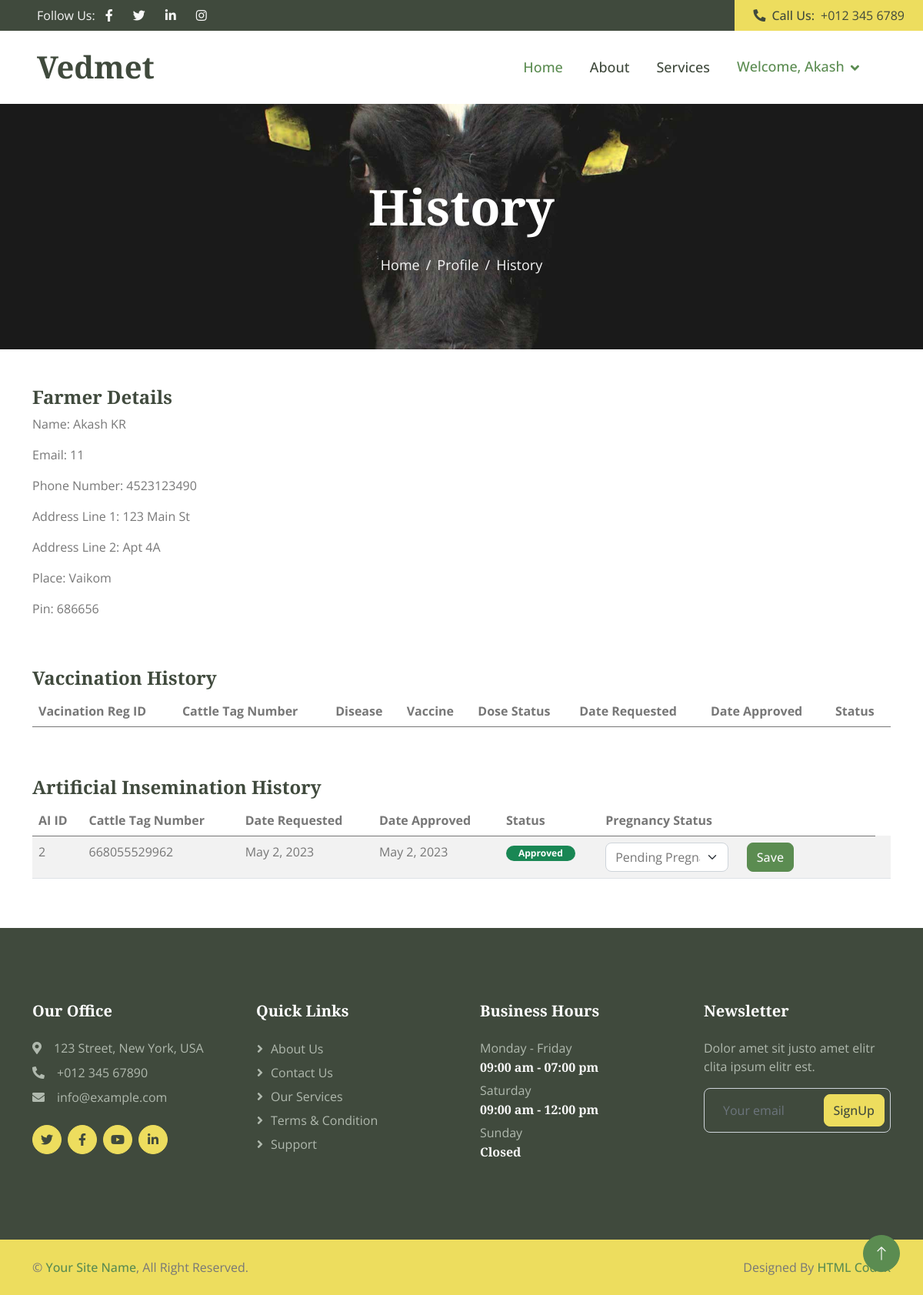
Screenshot of /vaccination-history/ (signed in) with the database file from the repository.
### myapp/models.py (models this page shows, shortened)
class Farmer(models.Model):
    firstname = models.CharField(max_length=28)
    lastname = models.CharField(max_length=28)
    email = models.CharField(max_length=28, unique=True)
    phonenumber = models.CharField(max_length=28)
    addressline1 = models.CharField(max_length=28)
    addressline2 = models.CharField(max_length=28)
    place = models.CharField(max_length=28)
    pin = models.CharField(max_length=28)
    password = models.CharField(max_length=28)

class ArtificialInsemination(models.Model):
    STATUS_AI = [
        (True, 'Pregnant'),
        (False, 'Not Pregnant'),
        (None, 'Pending Pregnancy'),
    ]
    cattleid = models.ForeignKey(Cattle, on_delete=models.CASCADE)
    farmerid = models.ForeignKey(Farmer, on_delete=models.CASCADE)
    date_requested = models.DateField()
    date_approved = models.DateField(blank=True, null=True)
    status = models.BooleanField(default=False)
    bull = models.ForeignKey(Bull,blank=True, null=True, on_delete=models.CASCADE)
    pregnant_status = models.BooleanField(choices=STATUS_AI, default=None, null=True,blank=True)

class Cattle(models.Model):
    tagno = models.CharField(max_length=12, unique=True)
    breed = models.CharField(max_length=50)
    gender = models.CharField(max_length=10)
    dob = models.DateField(default=date.today)
    age = models.IntegerField(default=0)
    age_years = models.IntegerField(default=0)
    weight = models.IntegerField()
    color = models.CharField(max_length=50)
    owner = models.ForeignKey(Farmer, on_delete=models.CASCADE)

### myapp/views.py (the view)
# urls.py: path('vaccination-history/', views.vaccination_history, name='vaccination_history'),
def vaccination_history(request):
    username = request.session.get('username')
    if not username:
        messages.error(request, 'You must be logged in to access this page.')
        return redirect('/signin/')
    farmer_id = request.session.get('id')
    farmer = Farmer.objects.get(id=farmer_id)
    cattles = Cattle.objects.filter(owner=farmer_id)
    vaccination_data = []
    ai_data = []
    for cattle in cattles:
        cattle_vaccinations = Vaccination_Reg.objects.filter(cattleid=cattle)
        vaccination_data.append({'cattle': cattle, 'vaccinations': cattle_vaccinations})
    for cattle in cattles:
        cattle_ai = ArtificialInsemination.objects.filter(cattleid=cattle)
        ai_data.append({'cattle': cattle, 'artificialinsemination': cattle_ai})
    return render(request, 'History.html', {'vaccination_data': vaccination_data, 'ai_data': ai_data, 'farmer': farmer})

### myapp/templates/History.html (shortened to what this page needs)
{% load static %}
<!DOCTYPE html>
<html lang="en">
<head>
    <link href="https://cdnjs.cloudflare.com/ajax/libs/font-awesome/5.10.0/css/all.min.css" rel="stylesheet">
    <link href="https://cdn.jsdelivr.net/npm/bootstrap-icons@1.4.1/font/bootstrap-icons.css" rel="stylesheet">
    <link href="{% static 'lib/animate/animate.min.css' %}" rel="stylesheet">
    <link href="{% static 'lib/owlcarousel/assets/owl.carousel.min.css' %}" rel="stylesheet">
    <link href="{% static 'lib/lightbox/css/lightbox.min.css' %}" rel="stylesheet">
    <link href="{% static 'css/bootstrap.min.css' %}" rel="stylesheet">
    <link href="{% static 'css/style.css' %}" rel="stylesheet">
</head>
<body>
{% if not request.session.id %}
<div class="container-fluid bg-dark px-0">
    <div class="row g-0 d-none d-lg-flex">
        <div class="col-lg-6 ps-5 text-start">
            <div class="h-100 d-inline-flex align-items-center text-light">
            <a href="/reg/" class="btn btn-link text-light">REGISTRATION</a>
            <a href="/signin/" class="btn btn-link text-light">SIGN IN</a>
            </div>
        </div>
        <div class="col-lg-6 text-end">
            <div class="h-100 bg-secondary d-inline-flex align-items-center text-dark py-2 px-4">
                <span class="me-2 fw-semi-bold"><i class="fa fa-phone-alt me-2"></i>Call Us:</span>
                <span>+012 345 6789</span>
            </div>
        </div>
    </div>
</div>
{% else %}
<div class="container-fluid bg-dark px-0">
    <div class="row g-0 d-none d-lg-flex">
        <div class="col-lg-6 ps-5 text-start">
            <div class="h-100 d-inline-flex align-items-center text-light">
                <span>Follow Us:</span>
                <a class="btn btn-link text-light" href=""><i class="fab fa-facebook-f"></i></a>
                <a class="btn btn-link text-light" href=""><i class="fab fa-twitter"></i></a>
                <a class="btn btn-link text-light" href=""><i class="fab fa-linkedin-in"></i></a>
                <a class="btn btn-link text-light" href=""><i class="fab fa-instagram"></i></a>
            </div>
        </div>
        <div class="col-lg-6 text-end">
            <div class="h-100 bg-secondary d-inline-flex align-items-center text-dark py-2 px-4">
                <span class="me-2 fw-semi-bold"><i class="fa fa-phone-alt me-2"></i>Call Us:</span>
                <span>+012 345 6789</span>
            </div>
        </div>
    </div>
</div>
{% endif %}
<nav class="navbar navbar-expand-lg bg-white navbar-light sticky-top px-4 px-lg-5">
    <a href="{% url 'index' %}" class="navbar-brand d-flex align-items-center">
        <h1 class="m-0">Vedmet</h1>
    </a>
    <div class="collapse navbar-collapse" id="navbarCollapse">
        <div class="navbar-nav ms-auto p-4 p-lg-0">
            <a href="{% url 'index' %}" class="nav-item nav-link active">Home</a>
            <a href="/ab/" class="nav-item nav-link">About</a>
            <a href="/service/" class="nav-item nav-link">Services</a>
        </div>
        {% if request.session.id %}
        <div class="navbar-nav">
             <div class="nav-item dropdown">
                <a href="#" class="nav-link dropdown-toggle active" data-bs-toggle="dropdown">Welcome, {{ request.session.firstname }}</a>
            </div>
        </div>
        {% endif %}
    </div>
</nav>
    <div class="container-fluid page-header py-5 mb-5 wow fadeIn" data-wow-delay="0.1s">
        <div class="container text-center py-5">
            <h1 class="display-3 text-white mb-4 animated slideInDown">History</h1>
            <nav aria-label="breadcrumb animated slideInDown">
                <ol class="breadcrumb justify-content-center mb-0">
                    <li class="breadcrumb-item"><a href="{% url 'index' %}">Home</a></li>
                     <li class="breadcrumb-item"><a href="/profile/">Profile</a></li>
                    <li class="breadcrumb-item active" aria-current="page">History</li>
                </ol>
            </nav>
        </div>
    </div>
<div class="container">
  <div class="row">
    <div class="col-md-6">
      <h4>Farmer Details</h4>
      <p>Name: {{ farmer.firstname }} {{ farmer.lastname }}</p>
      <p>Email: {{ request.session.username }}</p>
      <p>Phone Number: {{ farmer.phonenumber }}</p>
      <p>Address Line 1: {{ farmer.addressline1 }}</p>
      <p>Address Line 2: {{ farmer.addressline2 }}</p>
      <p>Place: {{ farmer.place }}</p>
      <p>Pin: {{ farmer.pin }}</p>
    </div>
  </div>
</div>
<div class="container mt-5">
  <div class="row">
    <div class="col-md-12">
      <h4>Vaccination History</h4>
      <table class="table table-striped">
        <thead>
          <tr>
            <th scope="col">Vacination Reg ID</th>
            <th scope="col">Cattle Tag Number</th>
            <th scope="col">Disease</th>
            <th scope="col">Vaccine</th>
              <th scope="col">Dose Status</th>
            <th scope="col">Date Requested</th>
            <th scope="col">Date Approved</th>
            <th scope="col">Status</th>
          </tr>
        </thead>
      </table>
    </div>
  </div>
</div>
<div class="container mt-5">
  <div class="row">
    <div class="col-md-12">
      <h4>Artificial Insemination History</h4>
      <table class="table table-striped">
        <thead>
          <tr>
            <th scope="col">AI ID</th>
            <th scope="col">Cattle Tag Number</th>
            <th scope="col">Date Requested</th>
            <th scope="col">Date Approved</th>
            <th scope="col">Status</th>
            <th scope="col">Pregnancy Status</th>
          </tr>
        </thead>
        <tbody>
          {% for ai in ai_data %}
          {% for data in ai.artificialinsemination %}
          <tr>
            <td>{{ data.id }}</td>
            <td>{{ ai.cattle.tagno }}</td>
            <td>{{ data.date_requested }}</td>
            <td>{% if data.date_approved %}{{ data.date_approved }}{% endif %}</td>
            <td>{% if data.status %}<span class="badge rounded-pill bg-success fw-bold px-3">Approved</span>{% else %}<span class="badge rounded-pill bg-info text-dark fw-bold px-4">Pending</span>{% endif %}</td>
            <td>
        {% if data.pregnant_status == True %}
          Pregnant
        {% elif data.pregnant_status == False %}
          Not Pregnant
        {% elif data.pregnant_status == None %}
          {% if data.status %}
            <form method="POST" action="{% url 'update_pregnancy_status' data.id %}">
              <div class="row">
                <div class="col-md-6">
                  <select class="form-select" name="pregnancy_status">
                    <option value="None" selected>Pending Pregnancy</option>
                  </select>
                </div>
                <div class="col-md-6">
                  <button type="submit" class="btn btn-primary">Save</button>
                </div>
              </div>
            </form>
          {% else %}
            N/A
          {% endif %}
        {% endif %}
      </td>
              <td></td>
          </tr>
          {% endfor %}
          {% empty %}
          <tr>
            <td colspan="6" class="text-center">No artificial insemination records found.</td>
          </tr>
          {% endfor %}
        </tbody>
      </table>
    </div>
  </div>
</div>
    <div class="container-fluid bg-dark footer mt-5 py-5 wow fadeIn" data-wow-delay="0.1s">
        <div class="container py-5">
            <div class="row g-5">
                <div class="col-lg-3 col-md-6">
                    <h5 class="text-white mb-4">Our Office</h5>
                    <p class="mb-2"><i class="fa fa-map-marker-alt me-3"></i>123 Street, New York, USA</p>
                    <p class="mb-2"><i class="fa fa-phone-alt me-3"></i>+012 345 67890</p>
                    <p class="mb-2"><i class="fa fa-envelope me-3"></i>info@example.com</p>
                    <div class="d-flex pt-3">
                        <a class="btn btn-square btn-secondary rounded-circle me-2" href=""><i class="fab fa-twitter"></i></a>
                        <a class="btn btn-square btn-secondary rounded-circle me-2" href=""><i class="fab fa-facebook-f"></i></a>
                        <a class="btn btn-square btn-secondary rounded-circle me-2" href=""><i class="fab fa-youtube"></i></a>
                        <a class="btn btn-square btn-secondary rounded-circle me-2" href=""><i class="fab fa-linkedin-in"></i></a>
                    </div>
                </div>
                <div class="col-lg-3 col-md-6">
                    <h5 class="text-white mb-4">Quick Links</h5>
                    <a class="btn btn-link" href="">About Us</a>
                    <a class="btn btn-link" href="">Contact Us</a>
                    <a class="btn btn-link" href="">Our Services</a>
                    <a class="btn btn-link" href="">Terms & Condition</a>
                    <a class="btn btn-link" href="">Support</a>
                </div>
                <div class="col-lg-3 col-md-6">
                    <h5 class="text-white mb-4">Business Hours</h5>
                    <p class="mb-1">Monday - Friday</p>
                    <h6 class="text-light">09:00 am - 07:00 pm</h6>
                    <p class="mb-1">Saturday</p>
                    <h6 class="text-light">09:00 am - 12:00 pm</h6>
                    <p class="mb-1">Sunday</p>
                    <h6 class="text-light">Closed</h6>
                </div>
                <div class="col-lg-3 col-md-6">
                    <h5 class="text-white mb-4">Newsletter</h5>
                    <p>Dolor amet sit justo amet elitr clita ipsum elitr est.</p>
                    <div class="position-relative w-100">
                        <input class="form-control bg-transparent w-100 py-3 ps-4 pe-5" type="text" placeholder="Your email">
                        <button type="button" class="btn btn-secondary py-2 position-absolute top-0 end-0 mt-2 me-2">SignUp</button>
                    </div>
                </div>
            </div>
        </div>
    </div>
    <div class="container-fluid bg-secondary text-body copyright py-4">
        <div class="container">
            <div class="row">
                <div class="col-md-6 text-center text-md-start mb-3 mb-md-0">
                    &copy; <a class="fw-semi-bold" href="#">Your Site Name</a>, All Right Reserved.
                </div>
                <div class="col-md-6 text-center text-md-end">
                    Designed By <a class="fw-semi-bold" href="https://htmlcodex.com">HTML Codex</a>
                </div>
            </div>
        </div>
    </div>
    <a href="#" class="btn btn-lg btn-primary btn-lg-square rounded-circle back-to-top"><i class="bi bi-arrow-up"></i></a>
</body>
</html>

### vetfarm/static/css/style.css (style rules this page uses)
:root { --primary: #5B8C51; --secondary: #EDDD5E; --light: #F7F7F7; --dark: #404A3D; }
.back-to-top { position: fixed; display: none; right: 30px; bottom: 30px; z-index: 99; }
.fw-bold { font-weight: 700 !important; }
.fw-semi-bold { font-weight: 500 !important; }
.btn { transition: .5s; font-weight: 500; }
.btn-primary, .btn-outline-primary:hover { color: var(--light); }
.btn-secondary, .btn-outline-secondary:hover { color: var(--dark); }
.btn-square { width: 38px; height: 38px; }
.btn-lg-square { width: 48px; height: 48px; }
.btn-square, .btn-sm-square, .btn-lg-square { padding: 0; display: flex; align-items: center; justify-content: center; font-weight: normal; }
.navbar.sticky-top { top: -100px; transition: .5s; }
.navbar .navbar-nav .nav-link { margin-right: 35px; padding: 25px 0; color: var(--dark); font-size: 18px; font-weight: 500; outline: none; }
.navbar .navbar-nav .nav-link:hover, .navbar .navbar-nav .nav-link.active { color: var(--primary); }
.navbar .dropdown-toggle::after { border: none; content: "\f107"; font-family: "Font Awesome 5 Free"; font-weight: 900; vertical-align: middle; margin-left: 8px; }
.page-header { background: url(../img/banner.jpg) center center no-repeat; background-size: cover; }
.page-header .breadcrumb-item+.breadcrumb-item::before { color: var(--light); }
.page-header .breadcrumb-item, .page-header .breadcrumb-item a { font-size: 18px; color: var(--light); }
.footer { color: #B0B9AE; }
.footer .btn.btn-link { display: block; margin-bottom: 5px; padding: 0; text-align: left; color: #B0B9AE; font-weight: normal; text-transform: capitalize; transition: .3s; }
.footer .btn.btn-link::before { position: relative; content: "\f105"; font-family: "Font Awesome 5 Free"; font-weight: 900; margin-right: 10px; }

### rows the page displays
Farmer: session.firstname "Akash", firstname "Akash", lastname "KR", phonenumber "4523123490", addressline1 "123 Main St", addressline2 "Apt 4A", place "Vaikom", pin "686656"
Cattle: cattle.tagno "668055529962"
ArtificialInsemination: id "2", date_requested "May 2, 2023", date_approved "May 2, 2023", status "Approved"

### other values shown
{{ request.session.username }} "11"
